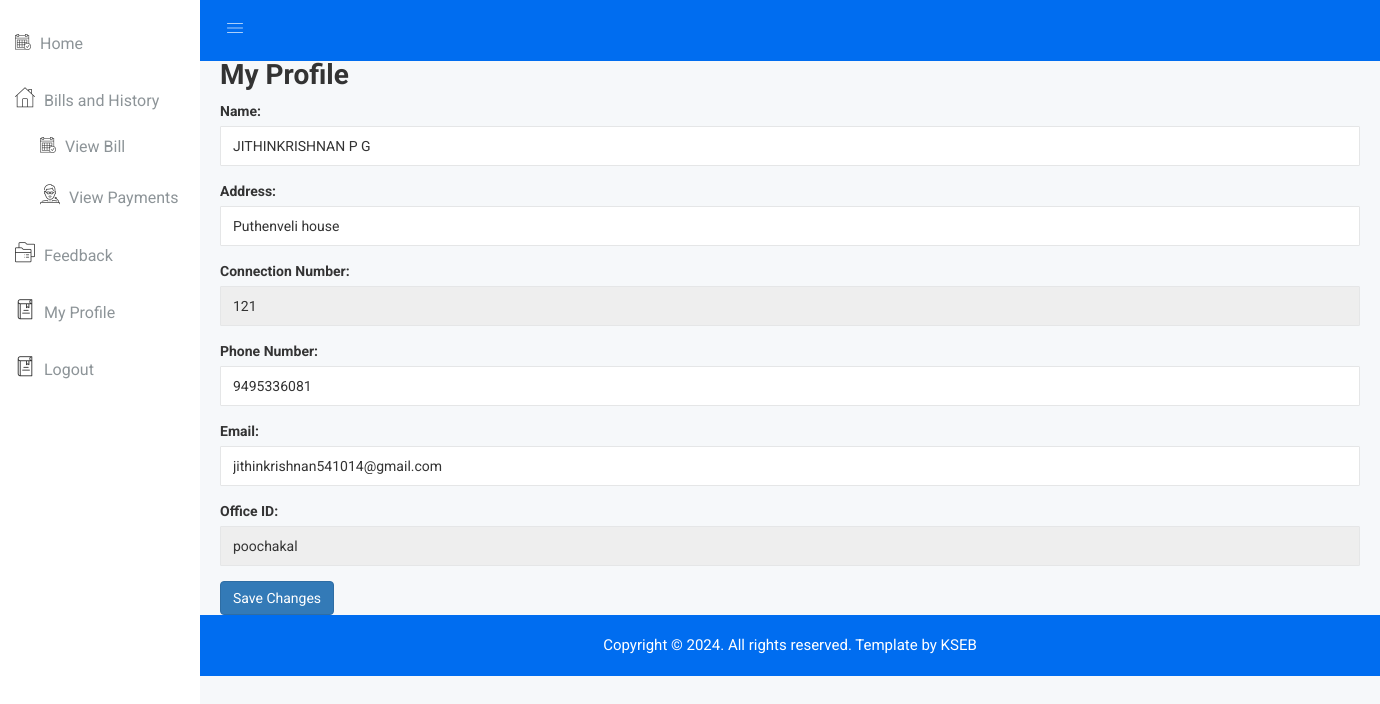
The app's page /User/myprofile (signed in) with its own data.
### Admin/models.py (models this page shows, shortened)
class ElectricityConsumer(models.Model):
    id=models.AutoField(primary_key=True)
    name = models.CharField(max_length=100)
    address = models.CharField(max_length=200)
    connection_number = models.CharField(max_length=20, unique=True)
    phone_number = models.CharField(max_length=15)
    email = models.EmailField(blank=True, null=True)
    office_id=models.ForeignKey(KSEBOffice,on_delete=models.CASCADE)
    connection_date = models.DateField(auto_now_add=True)
    status=models.IntegerField()
    lastupdate=models.DateTimeField(auto_now=True)
    password=models.CharField(max_length=26)

class KSEBOffice(models.Model):
    id=models.AutoField(primary_key=True)
    name = models.CharField(max_length=100)
    location = models.CharField(max_length=200)
    phone_number = models.CharField(max_length=15)
    email = models.EmailField(blank=True, null=True)
    office_code = models.CharField(max_length=20, unique=True)
    password=models.CharField(max_length=26)
    def __str__(self):
        return self.name

### User/views.py (the view)
# urls.py: path('myprofile', views.myprofile, name='myprofile'),
def myprofile(request):
    if request.method == 'POST':
        consumer = request.session['id']
        consumer=ElectricityConsumer.objects.get(id=consumer)
        consumer.name = request.POST.get('name')
        consumer.address = request.POST.get('address')
        consumer.phone_number = request.POST.get('phone_number')
        consumer.email = request.POST.get('email')
        consumer.save()
        return redirect('User:myprofile')
    else:
        consumer = request.session['id']
        consumer=ElectricityConsumer.objects.get(id=consumer)
        return render(request, 'User/myprofile.html', {'consumer': consumer})
    return render(request,"User/myprofile.html")

### templates/User/myprofile.html (shortened to what this page needs)
{% extends "User/index.html" %}
{% block content %}
<div class="container mt-5">
    <h1>My Profile</h1>
    <div class="card">
        <div class="card-body">
            <form method="post" action="{% url 'User:myprofile' %}">
                <div class="form-group">
                    <label for="name">Name:</label>
                    <input type="text" class="form-control" id="name" name="name" value="{{ consumer.name }}">
                </div>
                <div class="form-group">
                    <label for="address">Address:</label>
                    <input type="text" class="form-control" id="address" name="address" value="{{ consumer.address }}">
                </div>
                <div class="form-group">
                    <label for="connection_number">Connection Number:</label>
                    <input type="text" class="form-control" id="connection_number" name="connection_number" value="{{ consumer.connection_number }}" readonly>
                </div>
                <div class="form-group">
                    <label for="phone_number">Phone Number:</label>
                    <input type="text" class="form-control" id="phone_number" name="phone_number" value="{{ consumer.phone_number }}">
                </div>
                <div class="form-group">
                    <label for="email">Email:</label>
                    <input type="email" class="form-control" id="email" name="email" value="{{ consumer.email }}">
                </div>
                <div class="form-group">
                    <label for="office_id">Office ID:</label>
                    <input type="text" class="form-control" id="office_id" name="office_id" value="{{ consumer.office_id }}" readonly>
                </div>
                <button type="submit" class="btn btn-primary">Save Changes</button>
            </form>
        </div>
    </div>
</div>
{% endblock %}

### static/css/main.css (style rules this page uses)
html { color: #222; font-size: 1em; line-height: 1.4; }

### records on screen
ElectricityConsumer: name "JITHINKRISHNAN P G", address "Puthenveli house", connection_number "121", phone_number "9495336081", email "jithinkrishnan541014@gmail.com", office_id "poochakal"
